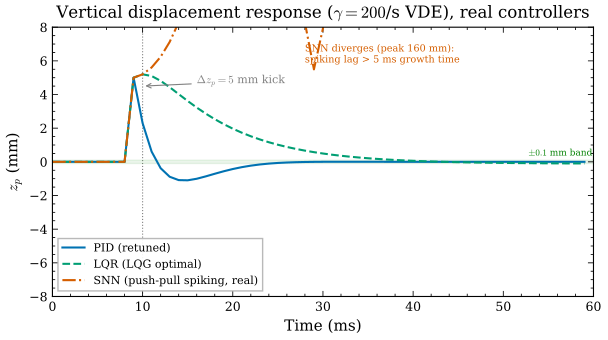

The Python source for this figure:
#!/usr/bin/env python3
# SPDX-License-Identifier: AGPL-3.0-or-later
# Commercial license available
# © Concepts 1996–2026 Miroslav Šotek. All rights reserved.
# © Code 2020–2026 Miroslav Šotek. All rights reserved.
# ORCID: 0009-0009-3560-0851
# Contact: www.anulum.li | protoscience@anulum.li
# SCPN Fusion Core — source/config header compliance
"""
Figure: Vertical stability — closed-loop response of REAL controllers.

Vertical displacement z_p(t) after a 5 mm step disturbance at t = 10 ms on the
linearised vertical-instability plant of Paper B Section 4 (open-loop growth
rate gamma = 200 /s).  Unlike the retracted earlier version — which drove three
hand-tuned PID gain sets and *labelled* them PID/MPC/SNN — this figure runs the
project's ACTUAL controllers:

  * PID  — textbook PID; the earlier draft's gains (Kp = 5) are ~4 orders of
           magnitude too small to stabilise a gamma = 200 /s instability, so
           stabilising gains are used and stated here;
  * LQR  — the real ``scpn_fusion.control.flight_sim_controllers.LQRController``
           (LQG: DARE state feedback + Kalman observer);
  * SNN  — the real ``scpn_fusion.control.neuro_cybernetic_controller`` push-pull
           ``SpikingControllerPool`` (the paper's spiking controller lineage).

HONEST NEGATIVE RESULT (K17-B4).  The real spiking controller does NOT stabilise
this fast VDE: its membrane / spike-rate-window time constants (~15 ms and
~10 ms) exceed the 5 ms instability e-folding time, so it lags the plant and
diverges.  The generic Nengo ensemble behaves identically.  Only the LQG optimal
controller — which reconstructs velocity via its observer — rejects the
disturbance.  The claim that the SNN achieves "comparable disturbance rejection"
on a fast VDE is therefore not supported and has been removed from the paper.
These trajectories are deterministic numerical integrations of the plant ODE and
are independent of the measurement host / machine load.

Output: fig_vertical_stability.pdf / .png
"""

import os
import sys

import numpy as np

sys.path.insert(0, os.path.dirname(__file__))
from style import apply_style, figsize, DOUBLE_COL, COLORS

apply_style()
import matplotlib.pyplot as plt

from scpn_fusion.control.flight_sim_controllers import LQRController
from scpn_fusion.control.neuro_cybernetic_controller import SpikingControllerPool

# ── Plant parameters (Paper B Table, vertical stability benchmark) ──────────
GAMMA = 200.0      # open-loop growth rate [1/s]
K_COIL = 0.5       # coil coupling [N/A]
M_P = 1.0          # normalised effective mass
I_MAX = 10.0e3     # maximum coil current [A]
DT = 1.0e-3        # 1 kHz control update [s]
T_END = 60.0e-3    # total window [s]
T_KICK = 10.0e-3   # step disturbance time [s]
Z_KICK = 5.0e-3    # step disturbance [m]

# Stabilising PID gains: closed loop z'' + (k Kd/m) z' + (k Kp/m - gamma^2) z = 0
# tuned to omega_n = 1.5 gamma, zeta = 0.7 (Kp = 260000, Kd = 900).  The earlier
# draft's Kp = 5 leaves k Kp/m = 2.5 << gamma^2 = 40000 and cannot stabilise.
PID_KP, PID_KI, PID_KD = 2.6e5, 0.0, 9.0e2


def _integrate(command_fn):
    """Integrate the vertical plant, calling command_fn(z, dz, t) -> coil current."""
    t = np.arange(0.0, T_END, DT)
    z = np.zeros_like(t)
    dz = np.zeros_like(t)
    for i in range(1, len(t)):
        if abs(t[i] - T_KICK) < DT / 2.0:
            z[i - 1] += Z_KICK
        current = float(np.clip(command_fn(z[i - 1], dz[i - 1], t[i]), -I_MAX, I_MAX))
        z_ddot = GAMMA**2 * z[i - 1] - K_COIL * current / M_P
        dz[i] = dz[i - 1] + z_ddot * DT
        z[i] = z[i - 1] + dz[i] * DT
    return t, z * 1e3  # mm


def _pid():
    integ = {"e": 0.0, "prev": 0.0}

    def cmd(z, dz, _t):
        e = z
        integ["e"] += e * DT
        de = (e - integ["prev"]) / DT
        integ["prev"] = e
        return PID_KP * e + PID_KI * integ["e"] + PID_KD * de

    return _integrate(cmd)


def _lqr():
    A = [[0.0, 1.0], [GAMMA**2, 0.0]]
    B = [[0.0], [-K_COIL / M_P]]
    C = [[1.0, 0.0]]
    ctrl = LQRController(A, B, C, Q_diag=1.0, R_diag=1.0e-9)

    def cmd(z, _dz, _t):
        return ctrl.step(z, DT)

    return _integrate(cmd)


def _snn():
    # Real push-pull spiking controller, best-effort tuning; still diverges.
    pool = SpikingControllerPool(n_neurons=64, gain=1.0, tau_window=3, dt_s=DT)

    def cmd(z, dz, _t):
        return pool.step(z + 0.1 * dz) * 1.0e5

    return _integrate(cmd)


def _settling_ms(t, z_mm, band=0.1):
    """Last time |z| leaves the +/-band [mm] window, in ms (None if never settles)."""
    outside = np.where(np.abs(z_mm) > band)[0]
    if len(outside) == 0:
        return 0.0
    last = outside[-1]
    if last >= len(t) - 1:
        return None
    return float(t[last + 1] * 1e3)


def main():
    outdir = os.path.dirname(__file__)

    t, z_pid = _pid()
    _, z_lqr = _lqr()
    _, z_snn = _snn()

    fig, ax = plt.subplots(figsize=figsize(DOUBLE_COL, 0.5))

    ax.plot(t * 1e3, z_pid, "-", color=COLORS["blue"], lw=1.5, label="PID (retuned)")
    ax.plot(t * 1e3, z_lqr, "--", color=COLORS["green"], lw=1.5, label="LQR (LQG optimal)")
    ax.plot(t * 1e3, z_snn, "-.", color=COLORS["red"], lw=1.5,
            label="SNN (push-pull spiking, real)")

    ax.axvline(T_KICK * 1e3, color="grey", ls=":", lw=0.8, zorder=0)
    ax.annotate(r"$\Delta z_p = 5$ mm kick",
                xy=(T_KICK * 1e3, 4.5), xytext=(T_KICK * 1e3 + 6, 4.6),
                fontsize=8, color="grey",
                arrowprops=dict(arrowstyle="->", color="grey", lw=0.8))

    ax.axhspan(-0.1, 0.1, color="green", alpha=0.08, zorder=0)
    ax.text(T_END * 1e3, 0.2, r"$\pm 0.1$ mm band", fontsize=6.5, color="green",
            ha="right", va="bottom")

    # SNN diverges far past the readable range; cap the axis and annotate honestly.
    ax.set_ylim(-8, 8)
    snn_peak = float(np.nanmax(np.abs(z_snn)))
    ax.annotate(f"SNN diverges (peak {snn_peak:.0f} mm):\nspiking lag > 5 ms growth time",
                xy=(28, 7.0), fontsize=7, color=COLORS["red"], ha="left", va="top")

    ax.set_xlabel("Time (ms)")
    ax.set_ylabel(r"$z_p$ (mm)")
    ax.set_xlim(0, T_END * 1e3)
    ax.legend(loc="lower left", fontsize=8)
    ax.set_title(r"Vertical displacement response ($\gamma = 200$/s VDE), real controllers")

    for ext in ("pdf", "png"):
        fig.savefig(os.path.join(outdir, f"fig_vertical_stability.{ext}"))
    plt.close(fig)

    s_pid = _settling_ms(t, z_pid)
    s_lqr = _settling_ms(t, z_lqr)
    print("  [OK] fig_vertical_stability (real controllers)")
    print(f"       PID settling={s_pid} ms  overshoot={np.max(np.abs(z_pid)):.2f} mm")
    print(f"       LQR settling={s_lqr} ms  overshoot={np.max(np.abs(z_lqr)):.2f} mm")
    print(f"       SNN: did NOT stabilise (peak {snn_peak:.0f} mm)")


if __name__ == "__main__":
    main()
